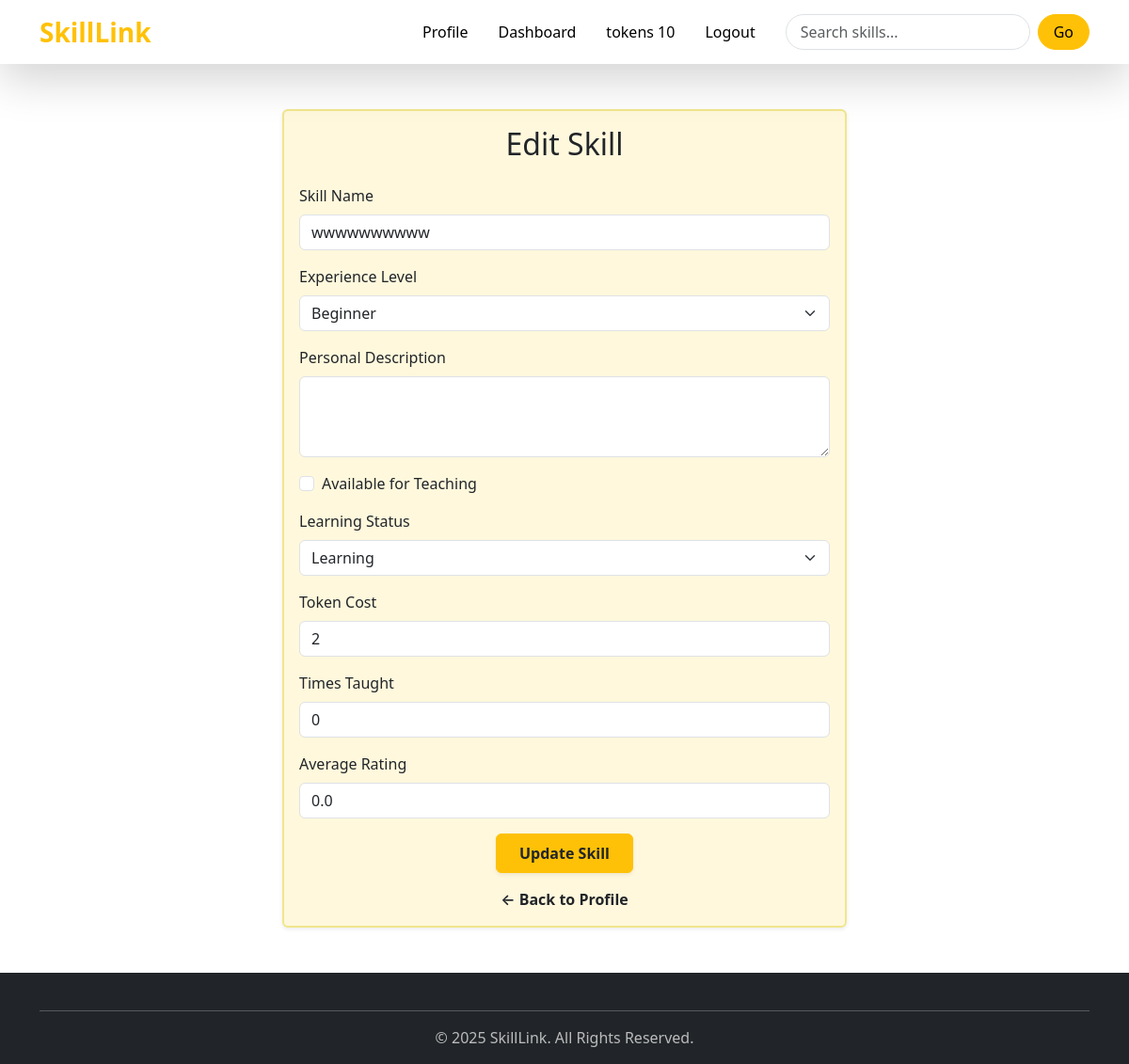
Page /accounts/edit-skill/15/ (signed in) on the committed database.
### accounts/models.py (models this page shows, shortened)
class Profile(models.Model):
    user = models.OneToOneField(User, on_delete=models.CASCADE)
    bio = models.CharField(max_length=100 ,blank=True, null=True)
    profile_pic = CloudinaryField('image', default='default.png')
    location = models.CharField(max_length=100, blank=True, null=True)
    languages_spoken = models.CharField(max_length=200, blank=True, null=True)
    experience_level = models.CharField(
        max_length=20,
        choices=[
            ("beginner", "Beginner"),
            ("intermediate", "Intermediate"),
            ("expert", "Expert"),
        ],
        default="beginner"
    )
    tokens_balance = models.PositiveIntegerField(default=0)
    rating = models.FloatField(default=0.0)
    joined_on = models.DateTimeField(auto_now_add=True)
    verified = models.BooleanField(default=False)
    @property
    def token_balance(self):
        totals = Transaction.objects.filter(user=self).values("transaction_type").annotate(total=models.Sum("amount"))
        earned = next((t["total"] for t in totals if t["transaction_type"] == "earned"), 0)
        spent = next((t["total"] for t in totals if t["transaction_type"] == "spent"), 0)
        purchased = next((t["total"] for t in totals if t["transaction_type"] == "purchased"), 0)
        return (purchased + earned) - spent

### skills/models.py (models this page shows, shortened)
class ProfileSkill(models.Model):
    profile = models.ForeignKey(Profile, on_delete=models.CASCADE, related_name="skills")
    skill = models.ForeignKey(Skill, on_delete=models.CASCADE)
    EXPERIENCE_CHOICES = [
        ("beginner", "Beginner"),
        ("intermediate", "Intermediate"),
        ("advanced", "Advanced"),
        ("expert", "Expert"),
    ]
    experience_level = models.CharField(max_length=20, choices=EXPERIENCE_CHOICES, default="beginner")
    LEARNING_STATUS_CHOICES = [
        ("learning", "Learning"),
        ("practicing", "Practicing"),
        ("mastered", "Mastered"),
        ("teaching", "Teaching"),
    ]
    learning_status = models.CharField(max_length=20, choices=LEARNING_STATUS_CHOICES, default="learning")
    years_of_experience = models.PositiveIntegerField(default=0)
    personal_description = models.TextField(blank=True, null=True)
    available_for_teaching = models.BooleanField(default=False)
    token_cost = models.PositiveIntegerField(default=0)
    times_taught = models.PositiveIntegerField(default=0)
    average_rating = models.FloatField(default=0.0)
    verified = models.BooleanField(default=False)
    notes = models.TextField(blank=True, null=True)
    certificate_url = models.URLField(blank=True, null=True)
    added_on = models.DateTimeField(auto_now_add=True)

class Skill(models.Model):
    name = models.CharField(max_length=100)
    category = models.CharField(max_length=50, blank=True, null=True)
    skill_icon  =CloudinaryField('image', default='default.png')

### accounts/views.py (the view)
# urls.py: path("edit-skill/<int:pk>/", edit_skill, name="edit_skill"),
@login_required
def edit_skill(request, pk):
    profile = request.user.profile
    skill_instance = get_object_or_404(ProfileSkill, pk=pk, profile=profile)
    if request.method == "POST":
        form = ProfileSkillForm(request.POST, instance=skill_instance)
        if form.is_valid():
            form.save()
            messages.success(request, f"Skill '{skill_instance.skill.name}' updated successfully.")
            return redirect("edit_profile")
    else:
        form = ProfileSkillForm(instance=skill_instance)
    return render(request, "skill_edit.html", {
        "form": form,
        "skill_instance": skill_instance,
    })

### accounts/forms.py (shortened to what this page needs)
class ProfileSkillForm(forms.ModelForm):
    new_skill_name = forms.CharField(max_length=100, required=False, label="Add New Skill")
    class Meta:
        model = ProfileSkill
        fields = [
            'skill',
            'experience_level',
            'learning_status',
            'personal_description',
            'available_for_teaching',
            'token_cost',
        ]

### accounts/templates/skill_edit.html (shortened to what this page needs)
{% extends 'base.html' %}
{% block content %}
<div class="d-flex justify-content-center mt-5">
    <div class="card shadow-sm" style="max-width: 600px; width: 100%; background-color: #FFF8DC; border: 2px solid #F0E68C;">
        <div class="card-body">
            <h2 class="card-title text-center mb-4 text-dark">Edit Skill</h2>
            <form method="post">
                <div class="mb-3">
                    <label for="skill_name" class="form-label">Skill Name</label>
                    <input type="text" class="form-control" id="skill_name" name="skill_name"
                           value="{{ skill_instance.skill.name }}" placeholder="Enter skill name">
                </div>
                <div class="mb-3">
                    <label for="experience_level" class="form-label">Experience Level</label>
                    <select class="form-select" id="experience_level" name="experience_level">
                        <option value="beginner" {% if skill_instance.experience_level == 'beginner' %}selected{% endif %}>Beginner</option>
                    </select>
                </div>
                <div class="mb-3">
                    <label for="personal_description" class="form-label">Personal Description</label>
                    <textarea class="form-control" id="personal_description" name="personal_description" rows="3">{{ skill_instance.personal_description }}</textarea>
                </div>
                <div class="mb-3 form-check">
                    <input type="checkbox" class="form-check-input" id="available_for_teaching" name="available_for_teaching"
                        {% if skill_instance.available_for_teaching %}checked{% endif %}>
                    <label class="form-check-label" for="available_for_teaching">Available for Teaching</label>
                </div>
                <div class="mb-3">
                    <label for="learning_status" class="form-label">Learning Status</label>
                    <select class="form-select" id="learning_status" name="learning_status">
                        <option value="learning" {% if skill_instance.learning_status == 'learning' %}selected{% endif %}>Learning</option>
                    </select>
                </div>
                <div class="mb-3">
                    <label for="token_cost" class="form-label">Token Cost</label>
                    <input type="number" class="form-control" id="token_cost" name="token_cost" value="{{ skill_instance.token_cost }}">
                </div>
                <div class="mb-3">
                    <label class="form-label">Times Taught</label>
                    <input type="number" class="form-control" value="{{ skill_instance.times_taught }}" readonly>
                </div>
                <div class="mb-3">
                    <label class="form-label">Average Rating</label>
                    <input type="number" class="form-control" value="{{ skill_instance.average_rating }}" readonly>
                </div>
                <div class="text-center">
                    <button type="submit" class="btn btn-warning text-dark fw-bold px-4 py-2 shadow-sm">Update Skill</button>
                </div>
            </form>
            <div class="text-center mt-3">
                <a href="{% url 'profile_edit' %}" class="text-decoration-none text-dark fw-semibold">
                    &larr; Back to Profile
                </a>
            </div>
        </div>
    </div>
</div>
{% endblock %}

### templates/base.html (shortened to what this page needs)
<!DOCTYPE html>
<html lang="en">
<head>
  <link href="https://cdn.jsdelivr.net/npm/bootstrap@5.3.3/dist/css/bootstrap.min.css" rel="stylesheet">
</head>
<body>
  <nav class="navbar navbar-expand-lg navbar-dark bg-gradient shadow-lg sticky-top">
    <div class="container">
      <a class="navbar-brand fw-bold fs-3 text-warning" href="{% url 'index' %}">SkillLink</a>
      <div class="collapse navbar-collapse" id="navbarNav">
        <ul class="navbar-nav ms-auto align-items-center">
          <li class="nav-item mx-2">
          {% if user.is_authenticated %}
          <li class="nav-item mx-2">
            <a class="nav-link position-relative" href="{% url 'profile' %}">
              Profile
            </a>
          </li>
          <li class="nav-item mx-2">
            <a class="nav-link position-relative" href="{% url 'dashboard' %}">
              Dashboard
            </a>
          </li>
          <li class="nav-item mx-2">
            <a class="nav-link position-relative" href="{% url 'token_balance' %}">
              tokens {{ user.profile.token_balance }}
            </a>
          </li>
            <li class="nav-item mx-2">
              <a class="nav-link" href="{% url 'logout' %}">Logout</a>
            </li>
          {% endif %}
        </ul>
        <form class="d-flex ms-lg-3 mt-3 mt-lg-0" method="GET" action="{% url 'skill_list' %}">
          <input class="form-control me-2 rounded-pill search-input" type="search" placeholder="Search skills..."
                 aria-label="Search" name="q">
          <button class="btn btn-warning rounded-pill px-3" type="submit">Go</button>
        </form>
      </div>
    </div>
  </nav>
  <main>
    {% block content %}{% endblock %}
  </main>
  <footer class="bg-dark text-white pt-4 pb-3 mt-5">
    <div class="container text-center">
      <hr class="border-light">
      <a class="footer-link mx-3">
      &copy; 2025 SkillLink. All Rights Reserved.
      </a>
    </div>
  </footer>
</body>
</html>

### templates/base.html (style rules this page uses)
.navbar.bg-gradient { background: linear-gradient(90deg, #071129 0%, #1c1f3a 100%); transition: all 0.3s ease; }
.nav-link { position: relative; font-weight: 500; color: #000000ff !important; transition: color 0.3s ease; }
.search-input { border-radius: 50px; padding-left: 15px; transition: all 0.3s ease; }
.footer-link { color: #bbb; text-decoration: none; transition: color 0.3s; }

### rows in the picture
ProfileSkill: skill_name "wwwwwwwwww", experience_level "Beginner", learning_status "Learning", token_cost "2", times_taught "0", average_rating "0.0"

### other values in the picture
{{ user.profile.token_balance }} "10"
